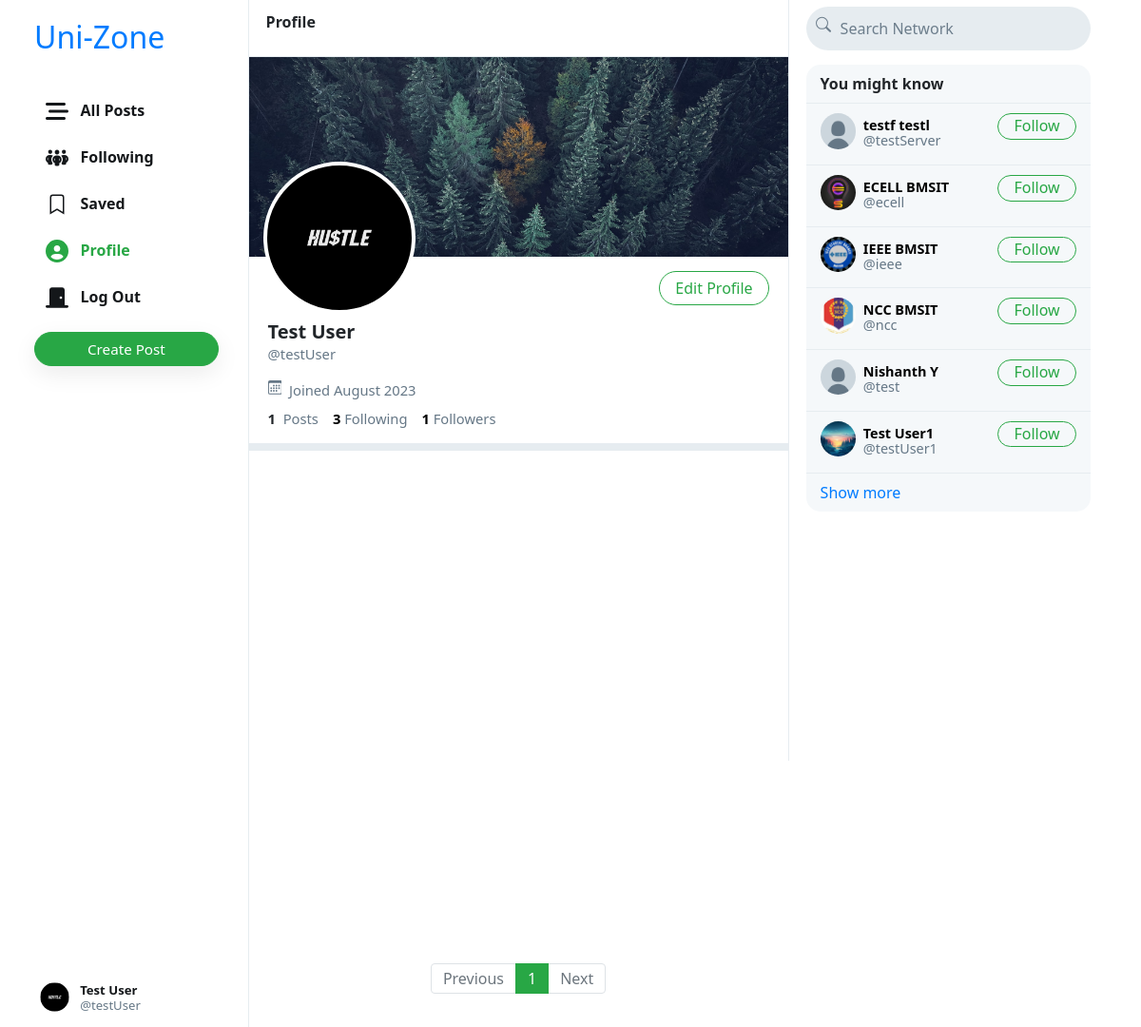
The app's page /testUser (signed in) with its own data.
### MainApp/models.py (models this page shows, shortened)
class Club(AbstractUser):
    profile_pic = models.ImageField(upload_to='profile_pic/')
    bio = models.TextField(max_length=160, blank=True, null=True)
    cover = models.ImageField(upload_to='covers/', blank=True)

### MainApp/views.py (the view)
# urls.py: path("<str:username>", views.profile, name='profile'),
def profile(request, username):
    user = Club.objects.get(username=username)
    all_posts = Post.objects.filter(creater=user).order_by('-date_created')
    paginator = Paginator(all_posts, 10)
    page_number = request.GET.get('page')
    if page_number == None:
        page_number = 1
    posts = paginator.get_page(page_number)
    followings = []
    suggestions = []
    follower = False
    if request.user.is_authenticated:
        followings = Follower.objects.filter(followers=request.user).values_list('user', flat=True)
        suggestions = Club.objects.exclude(pk__in=followings).exclude(username=request.user.username).order_by("?")[:6]
        if request.user in Follower.objects.get(user=user).followers.all():
            follower = True
    follower_count = Follower.objects.get(user=user).followers.all().count()
    following_count = Follower.objects.filter(followers=user).count()
    return render(request, 'uni-zone/profile.html', {
        "username": user,
        "posts": posts,
        "posts_count": all_posts.count(),
        "suggestions": suggestions,
        "page": "profile",
        "is_follower": follower,
        "follower_count": follower_count,
        "following_count": following_count
    })

### MainApp/templates/uni-zone/profile.html (shortened to what this page needs)
{% extends 'uni-zone/index.html' %}
{% load static %}
{% block profile %}
    <div class="profile-view" data-user="{{username.username}}">
        <div class="cover-image" style="background-image: url(/media/{{username.cover}})"></div>
        <div class="profile-image" style="background-image: url(/media/{{username.profile_pic}})"></div>
        <div class="profile-details">
            <div>
                {% if user.username == username.username %}
                    <button class="btn btn-outline-success float-right" id="edit-profile-btn">Edit Profile</button>
                {% elif is_follower %}
                    <button class="btn btn-success float-right" onclick="unfollow_user(this,'{{username.username}}','edit_page')" id="following-btn">Following</button>
                {% else %}
                    <button class="btn btn-outline-success float-right" onclick="follow_user(this,'{{username.username}}','edit_page')" id="follow-btn">Follow</button>
                {% endif %}
            </div>
            <div class="details-data">
                <h5>{{username.first_name}} {{username.last_name}}</h5>
                <div class="grey">@{{username.username}}</div>
                <div class="grey" style="padding: 8px 0px;">
                    &nbsp;Joined {{username.date_joined | date:"F Y"}}
                </div>
                <div>
                    <strong>
                        {{posts_count}}
                    </strong>
                    &nbsp;<span class="grey">Posts</span>
                    <a href="#">
                        <strong id="following__count">{{following_count | default:0}}</strong>&nbsp;<span class="grey">Following</span>
                    </a>
                    <a href="#">
                        <strong id="follower__count">{{follower_count | default:0}}</strong>&nbsp;<span class="grey">Followers</span>
                    </a>
                </div>
            </div>
        </div>
    </div>
    <div class="space"></div>
{% endblock %}

### MainApp/templates/uni-zone/layout.html (shortened to what this page needs)
{% load static %}
<!DOCTYPE html>
<html lang="en">
    <head>
        <link rel="stylesheet" href="https://stackpath.bootstrapcdn.com/bootstrap/4.4.1/css/bootstrap.min.css">
        <link href="{% static 'uni-zone/styles.css' %}" rel="stylesheet">
    </head>
    <body>
        <div class="body" data-page="{{page}}">
            <div class="sidenav">
                <a href="{% url 'index' %}" class="navbar-brand">
                    <h2>Uni-Zone</h2>
                </a>
                <div style="height: 100%;">
                    <div>
                        <div>
                            <ul>
                                <li class="nav-item" id="all_posts">
                                <a href="{% url 'index' %}" class="nav-link">
                                    <div>
                                        &nbsp;&nbsp;All Posts
                                    </div>
                                </a>
                                </li>
                                {% if user.is_authenticated %}
                                    <li class="nav-item" id="following">
                                        <a href="{% url 'following' %}" class="nav-link">
                                            <div>
                                                &nbsp;&nbsp;Following
                                            </div>
                                        </a>
                                    </li>
                                    <li class="nav-item" id="saved">
                                        <a href="{% url 'saved' %}" class="nav-link">
                                            <div>
                                                <svg width="1.5em" height="1.5em" viewBox="0 0 16 16" class="bi bi-bookmark" fill="currentColor" xmlns="http://www.w3.org/2000/svg">
                                                    <path fill-rule="evenodd" d="M8 12l5 3V3a2 2 0 0 0-2-2H5a2 2 0 0 0-2 2v12l5-3zm-4 1.234l4-2.4 4 2.4V3a1 1 0 0 0-1-1H5a1 1 0 0 0-1 1v10.234z"/>
                                                  </svg>
                                                &nbsp;&nbsp;Saved
                                            </div>
                                        </a>
                                    </li>
                                    <li class="nav-item" id="profile">
                                        <a href="{% url 'profile' user.username %}" class="nav-link">
                                            <div>
                                                &nbsp;&nbsp;Profile
                                            </div>
                                        </a>
                                    </li>
                                    <li class="nav-item" id="logout">
                                        <a href="{% url 'logout' %}" class="nav-link">
                                            <div>
                                                &nbsp;&nbsp;Log Out
                                            </div>
                                        </a>
                                    </li>
                                {% endif %}
                            </ul>
                        </div>
                        {% if user.is_authenticated %}
                            <button id="popup-btn" class="btn btn-success new-post-btn" onclick="createpost()">Create Post</button>
                        {% endif %}
                    </div>
                    <div style="position: absolute; bottom: 10px;">
                        {% if user.is_authenticated %}
                            <li class="nav-item sidenav-user">
                                <a href="{% url 'profile' user.username %}" class="nav-link">
                                    <div class="user_account">
                                        <div class="small-profilepic" style="float: left; background-image: url(/media/{{user.profile_pic}})"></div>
                                        <div style="height: 2.7vw; margin: auto;">
                                            <div style="margin-top: 4px;"><strong>{{user.first_name}} {{user.last_name}}</strong></div>
                                            <div class="grey" style="margin-top: 4px;">@{{ user.username }}</div>
                                        </div>
                                    </div>
                                </a>
                            </li>
                        {% endif %}
                    </div>
                </div>
            </div>
            {% block body %}
            {% endblock %}
            <div class="right-div">
                <nav class="head">
                    <form action="#">
                        <div class="search-div">
                            <div>
                            </div>
                            <input type="text" name="query" id="search-box" placeholder="Search Network">
                        </div>
                    </form>
                </nav>
                <div class='right-div-content'>
                    <div class="space" style="background-color: white;"></div>
                    {% if user.is_authenticated %}
                        <div class="suggestion-box">
                            <div class="suggestion-header">
                                You might know
                            </div>
                            {% for suggestion in suggestions %}
                                <div class="suggestion-user">
                                    <div>
                                        <a href="{% url 'profile' suggestion.username %}">
                                            <div class="small-profilepic" style="background-image: url(/media/{{suggestion.profile_pic}})"></div>
                                        </a>
                                    </div>
                                    <div class="user-details">
                                        <a href="{% url 'profile' suggestion.username %}">
                                            <div id="user-name">
                                                <strong>
                                                    {{suggestion.first_name}} {{suggestion.last_name}}
                                                </strong>
                                            </div>
                                            <div class="grey">@{{suggestion.username}}</div>
                                        </a>
                                    </div>
                                    <div>
                                        <button class="btn btn-outline-success" type="button" onclick="follow_user(this,'{{suggestion.username}}','suggestion')">Follow</button>
                                    </div>
                                </div>
                            {% empty %}
                                    <div style="text-align: center; border-bottom: .5px solid #e6ecf0; padding: 10px 15px;">
                                        <span class="grey" style="font-size: .9em;">No suggestions available.</span>
                                    </div>
                            {% endfor %}
                            <div class="suggestion-footer">
                                <a href="#">Show more</a>
                            </div>
                        </div>
                    {% endif %}
                </div>
            </div>
        </div>
    </body>
</html>

### MainApp/static/uni-zone/styles.css (style rules this page uses)
.body { display: flex; min-height: 100%; font-family: system-ui, sans-serif; }
.btn { border-radius: 20px; padding: 0.32rem 1rem 0.375rem 1rem; }
.btn, .btn:focus, .btn:active { box-shadow: none !important; -webkit-box-shadow: none !important; }
.grey { color: #657786; }
svg { vertical-align: text-top; }
.sidenav { height: 100%; width: 21.8%; position: fixed; top: 0; left: 0; padding: 15px; list-style: none; border-right: .5px solid #e6ecf0; z-index: 100; padding-left: 3%; background-color: white; }
.sidenav ul { list-style: none; padding-left: 0px; margin-top: 3vh; }
.sidenav li { margin-top: 7px; }
.sidenav .nav-link { color: #14171a; line-height: .7em; font-weight: 700; padding: 0px; }
.sidenav .nav-link > div { padding: 10px 20px 8px 12px; border-radius: 25px; line-height: 0.9em; width: max-content; }
.new-post-btn { padding-left: 55px !important; padding-right: 55px !important; font-size: .95em; font-weight: 530; box-shadow: rgba(0, 0, 0, 0.08) 0px 8px 24px !important; }
.user_account { display: flex; font-size: .82rem; font-weight: normal; padding-top: 3px !important; padding-bottom: 3px !important; padding-left: 3px !important; }
.user_account .small-profilepic { transform: scale(.82); margin-left: auto; margin-top: auto; }
.active a { color: #28a745 !important; }
.head { height: 7.5vh; }
.small-profilepic { width: 3.1vw; height: 3.1vw; border-radius: 9999px; overflow: hidden; margin-right: 8px; background-size: cover; background-repeat: no-repeat; background-position: center; box-sizing: content-box; }
.space { height: 8px; background-color: #e6ecf0; }
.cover-image { height: 210px; background-size: cover; background-position: center; background-repeat: no-repeat; background-color: #ccd6dd; }
.profile-image { width: 160px; height: 160px; position: absolute; left: 15px; top: 110px; border-radius: 99999px; border: 4px solid white; background-size: cover; background-repeat: no-repeat; background-position: center; background-color: white; }
.profile-details { padding: 15px 20px; }
.profile-details button { padding-bottom: 0.3rem; }
.profile-details > .details-data { margin-top: 52px; font-size: .92em; }
.profile-details h5 { font-weight: 800; margin-bottom: 0px; }
.profile-details a { color: black; text-decoration: none; }
.right-div { width: 28%; height: 100vh; position: fixed; right: 2.95%; border-left: .5px solid #e6ecf0; background-color: white; }
.right-div .head { padding: .9vh 1.5vw; }
.right-div .search-div { margin-left: auto; margin-right: auto; display: flex; border-radius: 25px; background-color: #e6ecf0; padding-left: 10px; padding-right: 10px; vertical-align: middle; }
#search-box { height: 5.7vh; border: none; background: none; outline: none; width: 100%; margin-left: 8px; }
#search-box::placeholder { color: #6d7e8c; }
.right-div-content { height: 92.5vh; overflow: auto; padding-left: 1.5vw; padding-right: 1.5vw; }
.suggestion-box, .guest-box { border-radius: 15px; overflow: hidden; background-color: #f5f8fa; }
.suggestion-header { padding: 13px 15px; line-height: .9em; font-weight: 800; border-bottom: .5px solid #e6ecf0; }
.suggestion-user { display: flex; padding: 10px 15px; font-size: .9em; border-bottom: .5px solid #e6ecf0; }
.suggestion-user a { color: black; text-decoration: none; }
.user-details { flex: 1; line-height: 1.1em; padding: 5px 0px 7px 0px; }
.suggestion-user .btn { padding: 0em 1em .09em 1em; }
.suggestion-footer { padding: 13px 15px; line-height: .9em; }
.suggestion-footer a { text-decoration: none; }

### records on screen
Club: profile_pic (picture), first_name "Test", last_name "User", username "testUser", cover (picture), date_joined "August 2023"
Club: profile_pic (placeholder picture), first_name "testf", last_name "testl", username "testServer"
Club: profile_pic (picture), first_name "ECELL", last_name "BMSIT", username "ecell"
Club: profile_pic (picture), first_name "IEEE", last_name "BMSIT", username "ieee"
Club: profile_pic (picture), first_name "NCC", last_name "BMSIT", username "ncc"
Club: profile_pic (placeholder picture), first_name "Nishanth", last_name "Y", username "test"
Club: profile_pic (picture), first_name "Test", last_name "User1", username "testUser1"

### other values on screen
{{ posts_count }} "1"
{{ following_count | default:0 }} "3"
{{ follower_count | default:0 }} "1"
{{ each }} "1"
